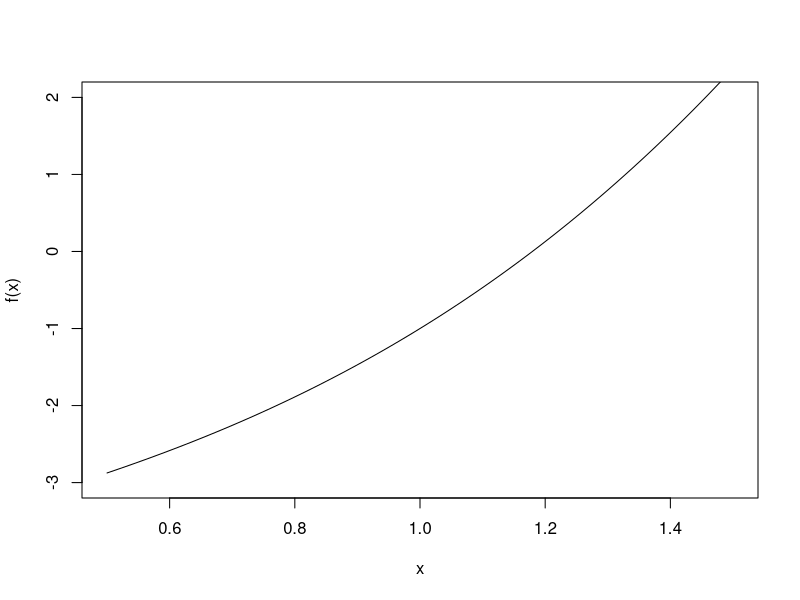
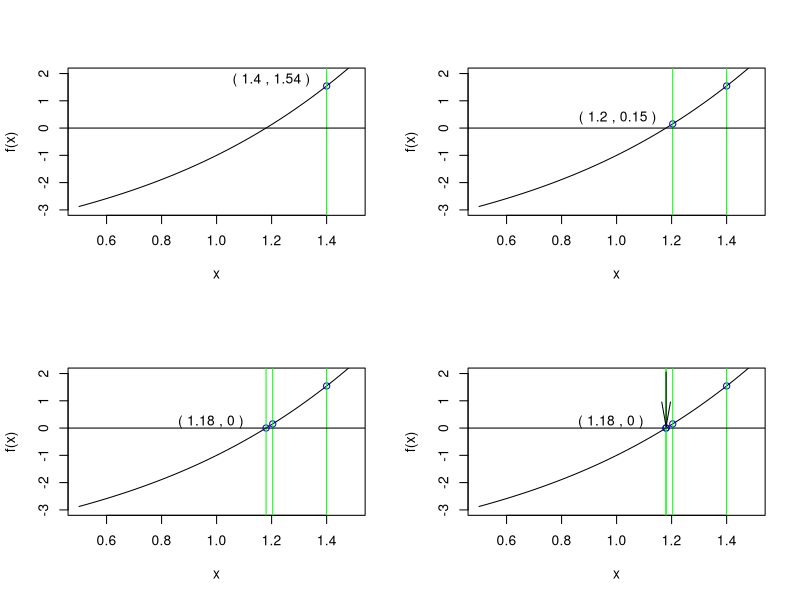

R code for these plots, in order:
#data
x <- seq(0.5,1.5,length=50)

#function f(x)
f <- function(x){
  x^3 + 2*x - 4
}

#plotting f(x)
plot(x,f(x),type='l',ylim=c(-3,2))

#function df(x)
df <- function(x){
  eval(D(expression( x^3 + 2*x - 4),"x"))
}

#function ddf(x)
ddf <- function(x){
  eval(D(D(expression( x^3 + 2*x - 4),"x"),"x"))
}

i  <- 1
t <- c(1.4)
par(mfrow=c(2,2))

#newton-raphson's algo
while(i < 5){
  
  #plotting the progress
  plot(x,f(x),type='l',ylim=c(-3,2))
  points(t, f(t), col="blue", bg="blue", pch=1)
  text(t[i]-0.2, f(t[i])+0.2,
       paste("(",round(t[i],digits=2),",",round(f(t[i]),digits=2),")"))
  
  abline(v=t, col="green"); abline(h=0)
  
  #newton-raphson equation
  t <-c(t,t[i] - (f(t[i])/df(t[i])))
  i <- i+1
}

#finding the zeros 
arrows(1.18,2.05,1.18,0.05,length=0.25,angle=10)
